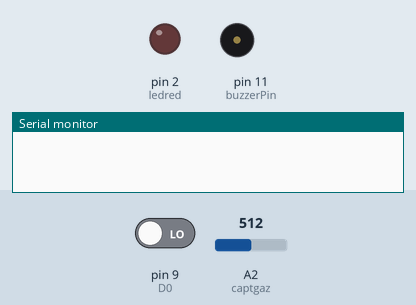
Simulated run of this sketch. Board: Arduino Uno, built with avr-gcc and run on an emulated ATmega328P. On the bench: output pins drawn as LEDs (lit = HIGH), buzzer (waves = sounding), the last lines printed to the serial monitor. The inputs (shaded band) are chosen by the test bench; at power-on: pin 9 (D0) LOW, A2 (captgaz) = 512. The modem accepts every AT command (registered, SIM ready, sends succeed) and sends nothing else.

Above: at 0.1 s.
At 1.2 s:
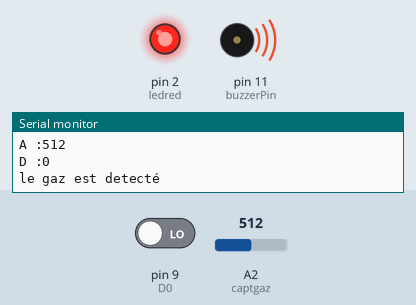
Timing chart, 0 to 2.7 s (numbered marks = the images above):
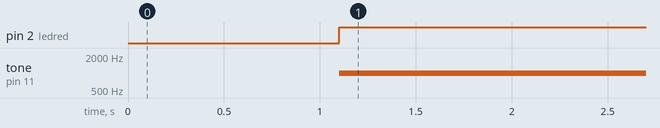

The sketch:

test_4.ino
```cpp
#include <SoftwareSerial.h>
SoftwareSerial SIM900(7, 8);

 const int buzzerPin = 11;
const int captgaz = A2;
int D0 = 9;
int ledred = 2;
int gaz;
int Gaz;


void setup()
{
  pinMode(captgaz, INPUT);
  pinMode(buzzerPin, OUTPUT);
  pinMode(ledred, OUTPUT);
  pinMode(D0, INPUT);

  pinMode(captgaz, INPUT);
  Serial.begin(19200);
  SIM900.begin(19200);
  delay(1000);
  // passer l'appel telephonique
  //callSomeone();
}


void loop()
{
  Gaz=digitalRead(D0);
  gaz=analogRead(captgaz);
  Serial.print("A :");
  Serial.println(gaz);
  Serial.print("D :");
  Serial.println(Gaz);
  delay(100);

 if (gaz<150) // PAs de detection de gaz
  {
    noTone(buzzerPin);

    digitalWrite(ledred, LOW);
  delay(100);
  }
  else
  { // Cas d'une detection de gaz

      // 1 ER CAS
      if(gaz>=200){
      tone(buzzerPin,1000 );
      digitalWrite(ledred, HIGH);
      Serial.println("le gaz est detecté");

    //1er SMS


      SIM900.print("AT+CMGF=1\r");    //Sets the GSM Module in Text Mode
      delay(1000);  // Delay of 1 second
      SIM900.println("AT+CMGS=\"+22374053304\""); // Replace x with mobile number
      delay(100);
      SIM900.println("ATTENTION IL Y'A FUITE DE GAZ");// The SMS text you want to send
      delay(100);
      SIM900.println((char)26);// ASCII code of CTRL+Z for saying the end of sms to  the module
      delay(100);
      SIM900.println();
      delay(5000);
      //delay(100);
      }

      // 2 eme Cas
      if(gaz>=250){

      //2eme SMS


       SIM900.print("AT+CMGF=1\r");    //Sets the GSM Module in Text Mode
     delay(100);  // Delay of 1 second
     SIM900.println("AT+CMGS=\"+22370897181\""); // Replace x with mobile number
     delay(100);
     SIM900.println("ATTENTION IL Y'A FUITE DE GAZ.");// The SMS text you want to send
     delay(100);
     SIM900.println((char)26);// ASCII code of CTRL+Z for saying the end of sms to  the module
     delay(100);
     SIM900.println();
    delay(5000);
     //delay(100);
  }

   // 3 eme Cas
   if (gaz>=275){

      //3 eme SMS

       SIM900.print("AT+CMGF=1\r");    //Sets the GSM Module in Text Mode
       delay(1000);  // Delay of 1 second
     SIM900.println("AT+CMGS=\"+22373451676\""); // Replace x with mobile number
     delay(100);
     SIM900.println("ATTENTION IL Y'A FUITE DE GAZ");// The SMS text you want to send
     delay(100);
     SIM900.println((char)26);// ASCII code of CTRL+Z for saying the end of sms to  the module
     delay(100);
     SIM900.println();
    delay(5000);
     delay(10000);

    //PASSER APPEL

     SIM900.println("ATD +22370897181;");
     delay(100);
    SIM900.println();

 // Lappel ne peut durer que 30 secondes
 // Vous pouvez modifier la durée de l'appel téléphonique dans le délai

  delay(30000);
  // commande dangerous gaz pour raccrocher
  SIM900.println("Dangerous gaz"); // hang up

     }

    }


}
```

Measured:
- by itself, pin 2 (ledred): LOW → HIGH at 1.1 s
- by itself, tone on pin 11 (buzzerPin): silent → 1000 Hz at 1.1 s
